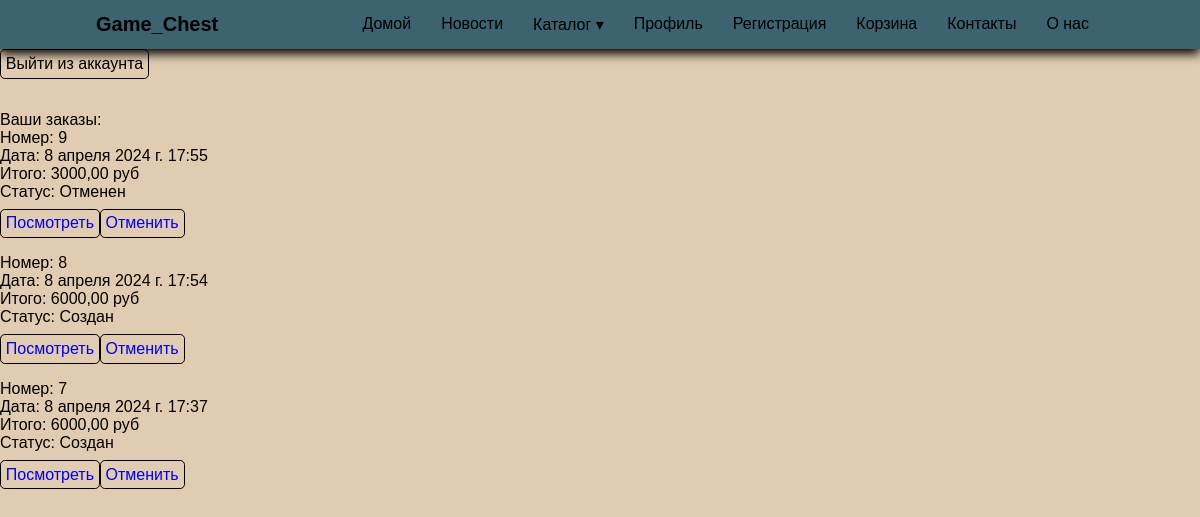
Page /accounts/profile/ (signed in) on the earlier database version.
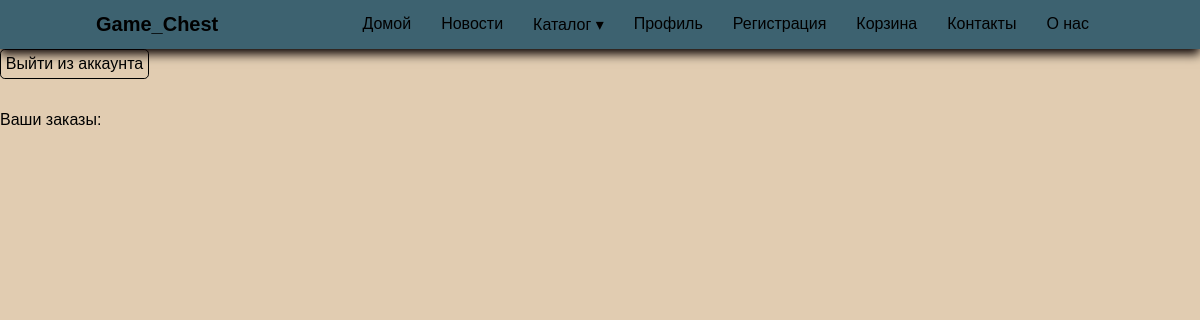
Same page on the later database version.
### main/models.py (models this page shows, shortened)
class Order(models.Model):
    class Status(models.TextChoices):
        CREATED = 'CREATED', 'Создан'
        PAYED = 'PAYED', 'Оплачен'
        IN_PROGRESS = 'IN_PROGRESS', 'В обработке'
        DELIVERING = 'DELIVERING', 'Доставляется'
        DELIVERED = 'DELIVERED', 'Доставлен'
        CANCELED = 'CANCELED', 'Отменен'
    user = models.ForeignKey(
        User, on_delete=models.CASCADE, verbose_name='Пользователь'
    )
    products = models.ManyToManyField(
        Product, verbose_name='Товары',
        through=OrderProduct,
        through_fields=('order', 'product')
    )
    status = models.CharField(
        verbose_name='Статус',
        max_length=15, choices=Status.choices, default=Status.CREATED
    )
    created_at = models.DateTimeField(
        auto_now_add=True, verbose_name='Дата создания'
    )
    updated_at = models.DateTimeField(
        auto_now=True, verbose_name='Дата обновления'
    )
    @property
    def status_label(self):
        return dict(Order.Status.choices)[self.status]
    created_at = models.DateTimeField(
        auto_now_add=True, verbose_name='Дата создания'
    )
    updated_at = models.DateTimeField(
        auto_now=True, verbose_name='Дата обновления'
    )
    @property
    def total_price(self):
        return sum([
            order_product.price * order_product.quantity
            for order_product in OrderProduct.objects.filter(order=self)
        ])
    class Meta:
        verbose_name = 'Заказ'
        verbose_name_plural = 'Заказы'

class OrderProduct(models.Model):
    order = models.ForeignKey(
        'Order', on_delete=models.CASCADE, verbose_name='Заказ'
    )
    product = models.ForeignKey(
        Product, on_delete=models.CASCADE, verbose_name='Товар'
    )
    quantity = models.IntegerField(verbose_name='Количество')
    price = models.DecimalField(
        max_digits=12, decimal_places=2, verbose_name='Цена'
    )

### authentication/views.py (the view)
# urls.py: path('accounts/profile/', profile_view, name='profile'),
@login_required
def profile_view(request: HttpRequest):
    orders = Order.objects.filter(user=request.user).order_by('-created_at')
    return HttpResponse(render(request, 'profile.html', {'orders': orders}))

### authentication/templates/profile.html (shortened to what this page needs)
{% extends 'base.html' %} {% load static %} {% block head %}
<link rel="stylesheet" href="{% static 'styles/profile.css' %}" />
{% endblock %} {% block content %}
<form
  class="logout-form"
  action="/auth/logout/?next=/auth/login/"
  method="post"
>
  <button type="submit" class="button">Выйти из аккаунта</button>
</form>
<div class="orders-container">
  <p>Ваши заказы:</p>
  <ol class="order-list">
    {% for order in orders %}
    <li class="order-card">
      <p class="order-card__id">Номер: {{ order.id }}</p>
      <p class="order-card__date">Дата: {{ order.created_at }}</p>
      <p class="order-card__total-price">Итого: {{ order.total_price }} руб</p>
      <div class="order-card__status">Статус: {{ order.status_label }}</div>
      <div class="order-card__buttons">
        <a href="{% url 'get_order' order.id %}" class="button order-card__link"
          >Посмотреть</a
        >
        <a
          href="{% url 'cancel_order' order.id %}"
          class="button button_error order-card__link"
          >Отменить</a
        >
      </div>
    </li>
    {% endfor %}
  </ol>
</div>
{% endblock %}

### templates/base.html (shortened to what this page needs)
{% load static %}
<!DOCTYPE html>
<html lang="en">
<head>
    <link rel="stylesheet" href="{% static '/base/styles/base.css' %}">
    <link rel="stylesheet" href="{% static '/home/styles/home.css' %}">
    <link rel="stylesheet" href="{% static '/product/styles/product.css' %}">
    <link rel="stylesheet" href="{% static '/products/styles/products.css' %}">
    <link rel="stylesheet" href="{% static '/base/styles/ui-kit.css' %}">
     <link rel="stylesheet" href="{% static '/order/styles/order.css' %}">
    <link rel="stylesheet" href="{% static '/styles/register.css' %}">
    <link rel="stylesheet" href="{% static '/styles/profile.css' %}">
    {% block head %}{% endblock %}
</head>
<body>
    <header>
        <a href ="#" class="logo">Game_Chest</a>
        <nav>
        <ul>
            <li><a href="{% url 'home' %}">Домой</a></li>
            <li><a href="#">Новости</a></li>
            <li><a href="{% url 'products' %}">Каталог &blacktriangledown;</a>
            </li>
            <li><a href="{% url 'profile' %}">Профиль</a></li>
            <li><a href="{% url 'login' %}">Регистрация</a></li>
            <li><a href="{% url 'basket' %}">Корзина</a></li>
            <li><a href="#">Контакты</a></li>
            <li><a href="#">О нас</a></li>
        </ul>
        </nav>
    </header>
    <main>
{% block content %}
{% endblock %}
</main>
</body>
</html>

### main/static/base/styles/base.css (style rules this page uses)
* { margin: 0; padding: 0; box-sizing: border-box; font-family: sans-serif; list-style: none; text-decoration: none; }
body { height: 100vh; background-size: cover; background-position: center; background-color: #e1ccb1; color: black; }
header { position: sticky; top: 0; left: 0; background-color:#3d6270; display: flex; justify-content: space-between; align-items: center; padding: 0 8%; box-shadow: 0 5px 10px #080000; }
header .logo { font-size: 20px; font-weight: 900; color: #000; transition: .5s; }
header nav ul li { position: relative; float: left; }
header nav ul li a { padding: 15px; color: #000; font-size: 16px; display: block; }

### main/static/product/styles/product.css (style rules this page uses)
button { font: inherit; outline: none; border:none; background-image:none; background-color:transparent; -webkit-box-shadow: none; -moz-box-shadow: none; box-shadow: none; font-size: inherit; }

### main/static/base/styles/ui-kit.css (style rules this page uses)
.button { font: inherit; border-radius: 0.3em; display: block; padding: 0.3em; border: 1px solid black; text-align: center; }

### authentication/static/styles/profile.css (style rules this page uses)
.logout-form { margin-bottom: 2em; }

Differences in the rows shown:
removed Order: id "9", created_at "8 апреля 2024 г. 17:55", total_price "3000,00", status_label "Отменен"
removed Order: id "8", created_at "8 апреля 2024 г. 17:54", total_price "6000,00", status_label "Создан"
removed Order: id "7", created_at "8 апреля 2024 г. 17:37", total_price "6000,00", status_label "Создан"
